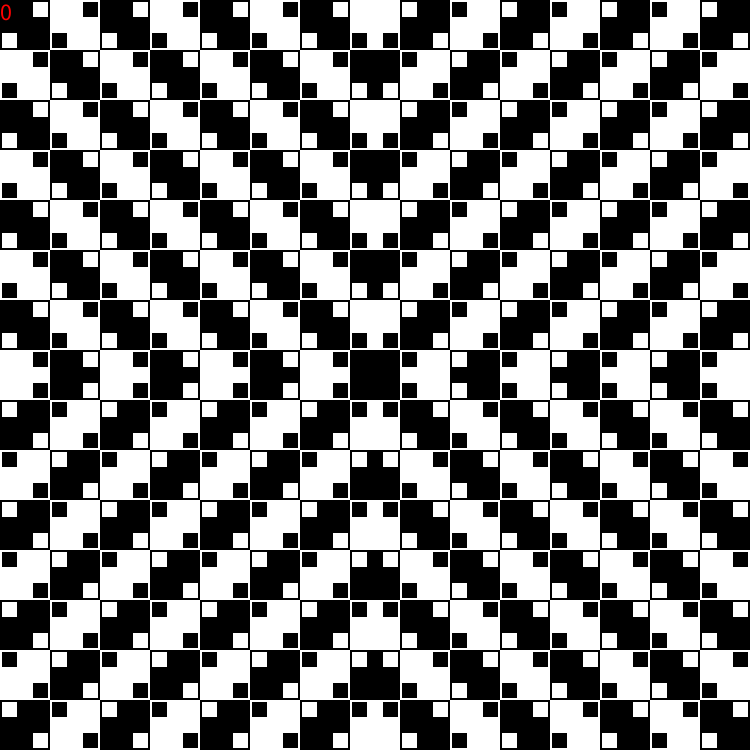
Frame 1 (no input)
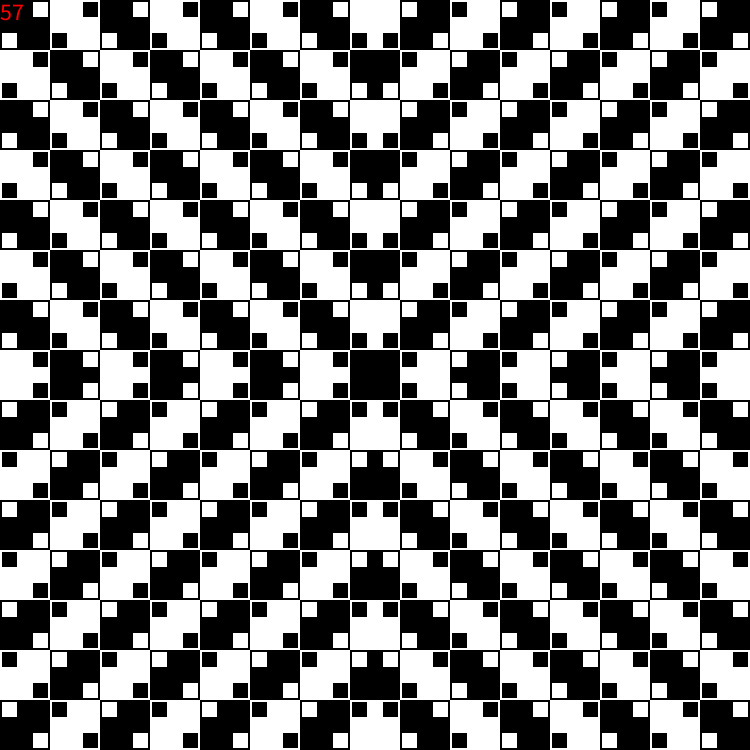
Frame 60 (the mouse pressed at the canvas centre just before this capture)
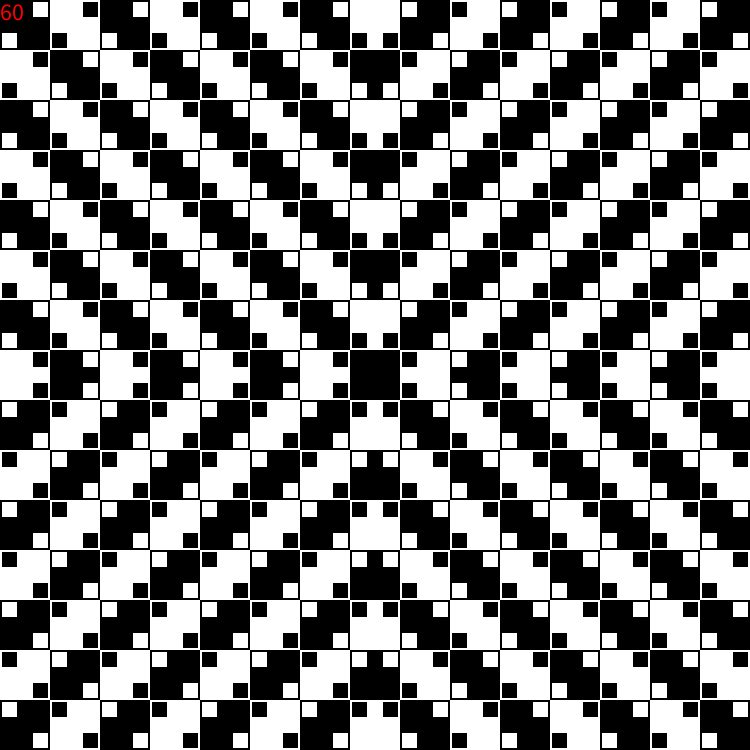
Frame 120 (the mouse held since frame 60 and released just before this capture)

The Processing sketch that drew these frames (run headless with seeded random() and noise(); from frame 60 on, the mouse is pressed at the canvas centre):

// Processing sketch: trudniejszaSzachownica
// ── trudniejszaSzachownica.pde
int squaresNum = 15;
int side;
Square[] squares;
int frames = 0;
float f;

void setup(){
  size(750, 750);
  side = width / squaresNum;
  
  squares = new Square[squaresNum*squaresNum];
  int center = squaresNum / 2;
  
  for(int y = 0; y < squaresNum; y++){
    for(int x = 0; x < squaresNum; x++){   
      
      if(x < center && y < center || x > center && y > center)
        setSquare(x, y, 2, 4);
      else if(x > center && y < center || x < center && y > center)
        setSquare(x, y, 1, 3);
        
      else if(x == center && y < center)
        setSquare(x, y, 3, 4);
      else if(x == center && y > center)
        setSquare(x, y, 1, 2);
      else if(x < center && y == center)
        setSquare(x, y, 2, 3);
      else if(x > center && y == center)
        setSquare(x, y, 1, 4);
        
      else if(x == center && y == center)
        setSquare(x, y, 0, 0);       
    }
  }
  
}

void draw(){
  background(255);
  
  noStroke();
  
  for(int y = 0; y < squaresNum; y++){
    for(int x = 0; x < squaresNum; x++){   
      int idx = x+y*squaresNum;
      squares[idx].update();
      squares[idx].display();
    }
  }
  
  showFrameRate();
}

void setSquare(int x, int y, int p1, int p2){
  int idx = x+y*squaresNum;
  if(idx % 2 == 1)
        squares[idx] = new Square(x*side, y*side, side, p1, p2, 255);
      else
        squares[idx] = new Square(x*side, y*side, side, p1, p2, 0);
}

void showFrameRate(){
  if(++frames % 6 == 0)
  f = frameRate;
  
  textSize(24);
  fill(0xff, 0, 0);
  text(String.format("%.0f", f), 0, 20);
}

// ── Square.pde
class Square{

  //  ______
  // |1    2| 0 <- not displayed
  // |      |
  // |4    3|
  //  ------
  
  float x, y; // position on screen
  float side; // length of the side
  int pos1, pos2; // positions of two little squares inside
                  // according to the top image
  int colour;
  
  private boolean isMoving;
  private float smallOnex, smallOney;
  private float smallTwox, smallTwoy;
  private float smallSide;
  
  private float velocity;
  
  
  Square(int x, int y, int side, int pos1, int pos2, int colour){
    this.x = x;
    this.y = y;
    this.side = side;
    this.pos1 = pos1;
    this.pos2 = pos2;
    this.colour = colour;
    velocity = side / 50f;
    isMoving = false;
    smallSide = 3 * side / 10;
    setPositionsRelative();    
  }
  
  void update(){
    if(keyPressed)
      isMoving = true;
      
      moveSquares();
  }
  
  void display(){
    fill(colour);
    rect(x, y, side, side);   
    fill(255 - colour);
    if(pos1 != 0)
      rect(smallOnex, smallOney, smallSide, smallSide);
    if(pos2 != 0)
      rect(smallTwox, smallTwoy, smallSide, smallSide);
  }
  
  void setPositionsRelative(){
    smallOnex = setCoordinate(pos1).x;
    smallOney = setCoordinate(pos1).y;
    smallTwox = setCoordinate(pos2).x;
    smallTwoy = setCoordinate(pos2).y;
  }
  
  private void moveSquares(){
    if(isMoving){
      if(pos1 == 1) {
        smallOnex += velocity;
        if(smallOnex >= setCoordinate(2).x)
          pos1 = 2;
      }
      else if(pos1 == 2) {
        smallOney += velocity;
        if(smallOney >= setCoordinate(3).y)
          pos1 = 3;
      }
      else if(pos1 == 3) {
        smallOnex -= velocity;
        if(smallOnex <= setCoordinate(4).x)
          pos1 = 4;
      }
      else if(pos1 == 4) {
        smallOney -= velocity;
        if(smallOney <= setCoordinate(1).y)
          pos1 = 1;
      }
      
      if(pos2 == 1) {
        smallTwox += velocity;
        if(smallTwox >= setCoordinate(2).x){
          pos2 = 2;
          isMoving = false;
        }
      }
      else if(pos2 == 2) {
        smallTwoy += velocity;
        if(smallTwoy >= setCoordinate(3).y){
          pos2 = 3;
          isMoving = false;
        }
      }
      else if(pos2 == 3) {
        smallTwox -= velocity;
        if(smallTwox <= setCoordinate(4).x){
          pos2 = 4;
          isMoving = false;
        }
      }
      else if(pos2 == 4) {
        smallTwoy -= velocity;
        if(smallTwoy <= setCoordinate(1).y){
          pos2 = 1;
          isMoving = false;
        }
      }
    }
  }
  
  private PVector setCoordinate(int pos){
    float t = 2 * velocity;
    if(pos == 1){
      return new PVector(x+t, y+t);
    }
    else if (pos == 2){
      return new PVector(x+side-smallSide-t, y+t);
    }
    else if (pos == 3){
      return new PVector(x+side-smallSide-t, y+side-smallSide-t);
    }
    else if (pos == 4){
      return new PVector(x+t, y+side-smallSide-t);
    }
    return new PVector();
  }
  
}
